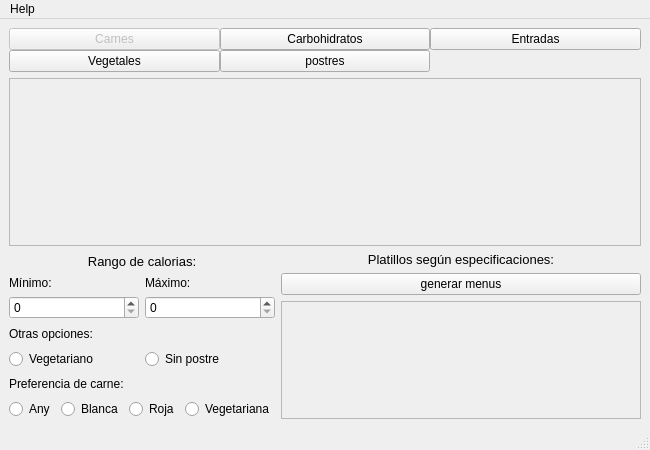
<?xml version="1.0" encoding="UTF-8"?>
<ui version="4.0">
 <class>MainWindow</class>
 <widget class="QMainWindow" name="MainWindow">
  <property name="geometry">
   <rect>
    <x>0</x>
    <y>0</y>
    <width>650</width>
    <height>450</height>
   </rect>
  </property>
  <property name="windowTitle">
   <string>Menú Saludable Inteligente</string>
  </property>
  <widget class="QWidget" name="centralwidget">
   <layout class="QVBoxLayout" name="verticalLayout">
    <item>
     <layout class="QGridLayout" name="gridLayout">
      <property name="spacing">
       <number>0</number>
      </property>
      <item row="0" column="0">
       <widget class="QPushButton" name="carnesButton">
        <property name="enabled">
         <bool>false</bool>
        </property>
        <property name="text">
         <string>Carnes</string>
        </property>
       </widget>
      </item>
      <item row="1" column="0">
       <widget class="QPushButton" name="vegetalesButton">
        <property name="text">
         <string>Vegetales</string>
        </property>
       </widget>
      </item>
      <item row="0" column="1">
       <widget class="QPushButton" name="carbohidratosButton">
        <property name="text">
         <string>Carbohidratos</string>
        </property>
       </widget>
      </item>
      <item row="0" column="2">
       <widget class="QPushButton" name="entradasButton">
        <property name="text">
         <string>Entradas</string>
        </property>
       </widget>
      </item>
      <item row="1" column="1">
       <widget class="QPushButton" name="postresButton">
        <property name="text">
         <string>postres</string>
        </property>
       </widget>
      </item>
     </layout>
    </item>
    <item>
     <widget class="QScrollArea" name="scrollAreaAlimentos">
      <property name="minimumSize">
       <size>
        <width>0</width>
        <height>0</height>
       </size>
      </property>
      <property name="widgetResizable">
       <bool>true</bool>
      </property>
      <widget class="QWidget" name="scrollAreaWidgetContents">
       <property name="geometry">
        <rect>
         <x>0</x>
         <y>0</y>
         <width>630</width>
         <height>164</height>
        </rect>
       </property>
       <layout class="QVBoxLayout" name="verticalLayout_2"/>
      </widget>
     </widget>
    </item>
    <item>
     <layout class="QHBoxLayout" name="horizontalLayout_2">
      <item>
       <layout class="QVBoxLayout" name="verticalLayout_5">
        <item>
         <widget class="QLabel" name="label">
          <property name="font">
           <font>
            <pointsize>10</pointsize>
           </font>
          </property>
          <property name="text">
           <string>Rango de calorias:</string>
          </property>
          <property name="alignment">
           <set>Qt::AlignCenter</set>
          </property>
         </widget>
        </item>
        <item>
         <layout class="QGridLayout" name="gridLayout_2">
          <item row="1" column="1">
           <widget class="QSpinBox" name="maxSpinBox">
            <property name="maximum">
             <number>9999</number>
            </property>
           </widget>
          </item>
          <item row="1" column="0">
           <widget class="QSpinBox" name="minSpinBox">
            <property name="maximum">
             <number>9999</number>
            </property>
           </widget>
          </item>
          <item row="0" column="0">
           <widget class="QLabel" name="label_4">
            <property name="text">
             <string>Mínimo:</string>
            </property>
           </widget>
          </item>
          <item row="0" column="1">
           <widget class="QLabel" name="label_5">
            <property name="text">
             <string>Máximo:</string>
            </property>
           </widget>
          </item>
         </layout>
        </item>
        <item>
         <widget class="QLabel" name="label_2">
          <property name="text">
           <string>Otras opciones:</string>
          </property>
         </widget>
        </item>
        <item>
         <layout class="QHBoxLayout" name="horizontalLayout_4">
          <item>
           <widget class="QRadioButton" name="vegetarianoRadioButton">
            <property name="text">
             <string>Vegetariano</string>
            </property>
            <property name="autoExclusive">
             <bool>false</bool>
            </property>
           </widget>
          </item>
          <item>
           <widget class="QRadioButton" name="sinPostreRadioButton">
            <property name="text">
             <string>Sin postre</string>
            </property>
           </widget>
          </item>
         </layout>
        </item>
        <item>
         <widget class="QLabel" name="label_6">
          <property name="text">
           <string>Preferencia de carne:</string>
          </property>
         </widget>
        </item>
        <item>
         <layout class="QHBoxLayout" name="horizontalLayout">
          <item>
           <widget class="QRadioButton" name="anyCarneRadioButton">
            <property name="text">
             <string>Any</string>
            </property>
           </widget>
          </item>
          <item>
           <widget class="QRadioButton" name="carneBlancaRadioButton">
            <property name="text">
             <string>Blanca</string>
            </property>
           </widget>
          </item>
          <item>
           <widget class="QRadioButton" name="carneRojaRadioButton">
            <property name="text">
             <string>Roja</string>
            </property>
           </widget>
          </item>
          <item>
           <widget class="QRadioButton" name="carneVegetarianaRadioButton">
            <property name="text">
             <string>Vegetariana</string>
            </property>
           </widget>
          </item>
         </layout>
        </item>
       </layout>
      </item>
      <item>
       <layout class="QVBoxLayout" name="verticalLayout_4">
        <item>
         <widget class="QLabel" name="label_3">
          <property name="font">
           <font>
            <pointsize>10</pointsize>
            <weight>50</weight>
            <italic>false</italic>
            <bold>false</bold>
            <underline>false</underline>
           </font>
          </property>
          <property name="text">
           <string>Platillos según especificaciones:</string>
          </property>
          <property name="alignment">
           <set>Qt::AlignCenter</set>
          </property>
         </widget>
        </item>
        <item>
         <widget class="QPushButton" name="generarMenusButton">
          <property name="text">
           <string>generar menus</string>
          </property>
         </widget>
        </item>
        <item>
         <widget class="QScrollArea" name="scrollAreaPlatillos">
          <property name="widgetResizable">
           <bool>true</bool>
          </property>
          <widget class="QWidget" name="scrollAreaWidgetContents_4">
           <property name="geometry">
            <rect>
             <x>0</x>
             <y>0</y>
             <width>376</width>
             <height>108</height>
            </rect>
           </property>
          </widget>
         </widget>
        </item>
       </layout>
      </item>
     </layout>
    </item>
   </layout>
  </widget>
  <widget class="QStatusBar" name="statusbar"/>
  <widget class="QMenuBar" name="menubar">
   <property name="geometry">
    <rect>
     <x>0</x>
     <y>0</y>
     <width>650</width>
     <height>21</height>
    </rect>
   </property>
   <widget class="QMenu" name="menuHelp">
    <property name="title">
     <string>Help</string>
    </property>
    <addaction name="actionSobre"/>
    <addaction name="actionSalir"/>
   </widget>
   <addaction name="menuHelp"/>
  </widget>
  <action name="actionSobre">
   <property name="text">
    <string>Sobre</string>
   </property>
  </action>
  <action name="actionSalir">
   <property name="text">
    <string>Cerrar sesión</string>
   </property>
  </action>
 </widget>
 <resources/>
 <connections/>
</ui>
